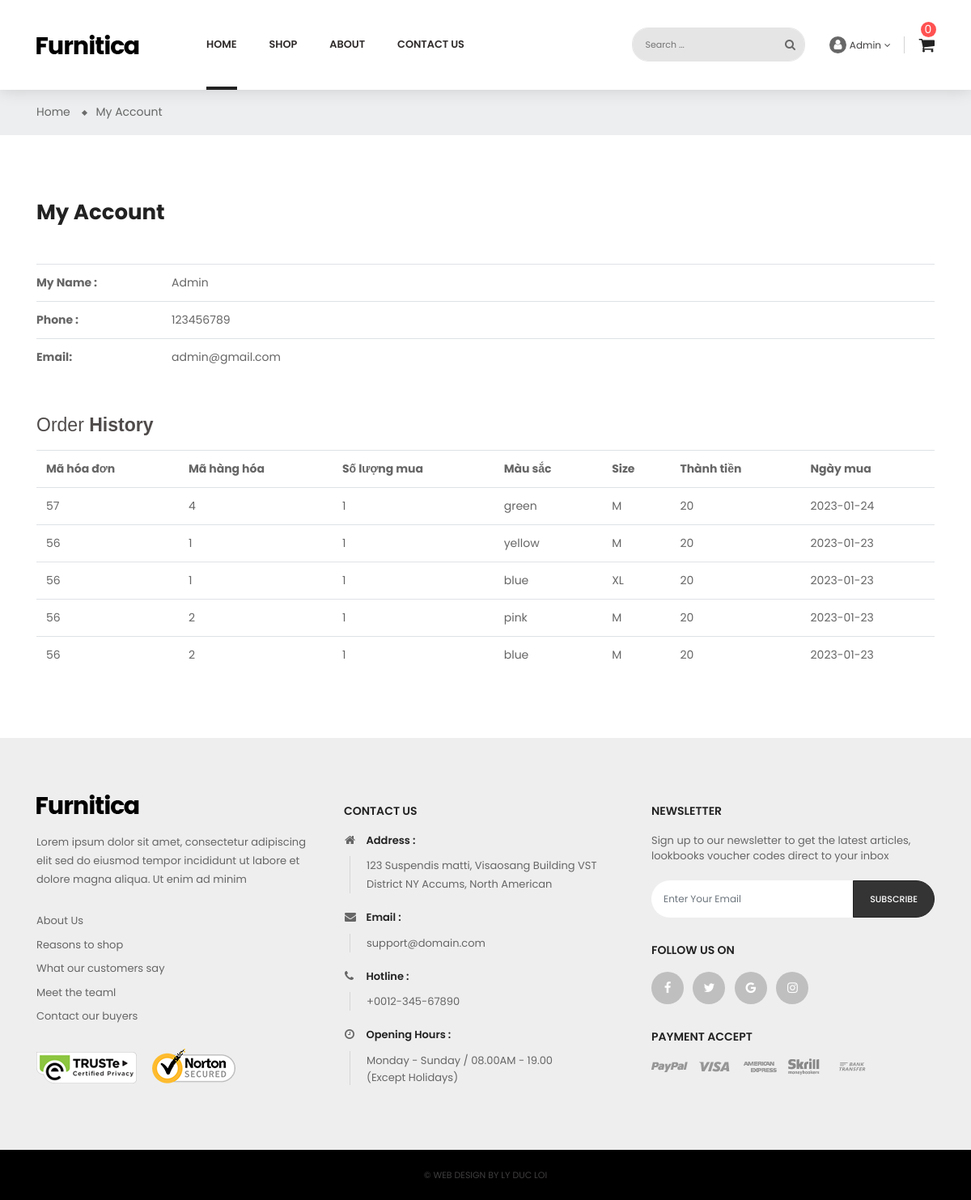
Page /index.php?action=user-acount (signed in) on the committed database.
### tables this page shows
CREATE TABLE `ct_hoadon` (
  `id` int(11) NOT NULL,
  `mahd` int(11) NOT NULL,
  `mahh` int(10) NOT NULL,
  `soluongmua` varchar(50) NOT NULL,
  `mausac` varchar(50) NOT NULL,
  `size` varchar(50) NOT NULL,
  `thanhtien` float NOT NULL,
  `tinhtrang` varchar(50) NOT NULL
);

CREATE TABLE `hoadon` (
  `mahd` int(11) NOT NULL,
  `makh` int(11) NOT NULL,
  `ngay` date NOT NULL,
  `tongtien` float NOT NULL
);

### Model/connect.php (called while the page is built, shortened)
<?php
class connect
{
    var $db = null;
    public function __construct()
    {
        $dsn = 'mysql:host=localhost;dbname=webshop';
        $user = 'root';
        $pass = '';
        try {
            $this->db = new PDO($dsn, $user, $pass, array(PDO::MYSQL_ATTR_INIT_COMMAND => "SET NAMES utf8;"));
        } catch (\Throwable $th) {
            echo $th;
            echo "Không thành công";
        }
    }
    public function getlist($select)
    {
        $result = $this->db->query($select);
        return $result;
    }
}

### Model/user.php (called while the page is built, shortened)
<?php
class user
{
    public function getCheckout($makh)
    {
        $db = new connect();
        $select = "SELECT a.mahd, b.mahh, b.soluongmua, b.mausac, b.size, b.thanhtien, a.ngay FROM `hoadon` as a, `ct_hoadon` as b WHERE a.makh = $makh and a.mahd = b.mahd ORDER BY a.mahd DESC LIMIT 5";
        $result = $db->getlist($select);
        return $result;
    }
}

### View/user-acount.php (the view)
<div>
    <body class="user-acount">
        <div class="main-content">
            <div class="wrap-banner">
                <nav class="breadcrumb-bg">
                    <div class="container no-index">
                        <div class="breadcrumb">
                            <ol>
                                <li>
                                    <a href="index.php?action=home">
                                        <span>Home</span>
                                    </a>
                                </li>
                                <li>
                                    <a href="index.php?action=user-acount">
                                        <span>My Account</span>
                                    </a>
                                </li>
                            </ol>
                        </div>
                    </div>
                </nav>
                <div class="acount head-acount">
                    <div class="container">
                        <div id="main">
                            <h1 class="title-page">My Account</h1>
                            <div class="content" id="block-history">
                                <table class="std table">
                                    <tbody>
                                        <?php if (isset($_SESSION['makh'])) { ?>
                                            <tr>
                                                <th class="first_item">My Name :</th>
                                                <td><?php echo $_SESSION['name'] ?></td>
                                            </tr>
                                            <tr>
                                                <th class="first_item">Phone :</th>
                                                <td><?php echo $_SESSION['phone'] ?></td>
                                            </tr>
                                            <tr>
                                                <th class="first_item">Email:</th>
                                                <td><?php echo $_SESSION['email'] ?></td>
                                            </tr>
                                        <?php } ?>
                                    </tbody>
                                </table>
                            </div>
                            <div class="order">
                                <h4>Order
                                    <span class="detail">History</span>
                                </h4>
                                <?php
                                $sp = new user();
                                $result = $sp->getCheckout($_SESSION['makh']);
                                ?>
                                <div>
                                    <table class="table ">
                                        <tr>
                                            <th>Mã hóa đơn</th>
                                            <th>Mã hàng hóa</th>
                                            <th>Số lượng mua</th>
                                            <th>Màu sắc</th>
                                            <th>Size</th>
                                            <th>Thành tiền</th>
                                            <th>Ngày mua</th>
                                        </tr>
                                        <?php if ($result) {
                                            while ($set = $result->fetch()) : ?>
                                                <tr>
                                                    <td><?php echo $set['mahd'] ?></td>
                                                    <td><?php echo $set['mahh'] ?></td>
                                                    <td><?php echo $set['soluongmua'] ?></td>
                                                    <td><?php echo $set['mausac'] ?></td>
                                                    <td><?php echo $set['size'] ?></td>
                                                    <td><?php echo $set['thanhtien'] ?></td>
                                                    <td><?php echo $set['ngay'] ?></td>
                                                </tr>
                                            <?php endwhile;
                                        } else { ?>
                                            <p>You haven't placed any orders yet.</p>
                                        <?php } ?>
                                    </table>
                                </div>
                            </div>
                        </div>
                    </div>
                </div>
            </div>
        </div>
    </body>
</div>

### rows in the picture
ct_hoadon: mahd.mahd "57", mahh "4", soluongmua "1", mausac "green", size "M", thanhtien "20", mahd.ngay "2023-01-24"
ct_hoadon: mahd.mahd "56", mahh "1", soluongmua "1", mausac "yellow", size "M", thanhtien "20", mahd.ngay "2023-01-23"
ct_hoadon: mahd.mahd "56", mahh "1", soluongmua "1", mausac "blue", size "XL", thanhtien "20", mahd.ngay "2023-01-23"
ct_hoadon: mahd.mahd "56", mahh "2", soluongmua "1", mausac "pink", size "M", thanhtien "20", mahd.ngay "2023-01-23"
ct_hoadon: mahd.mahd "56", mahh "2", soluongmua "1", mausac "blue", size "M", thanhtien "20", mahd.ngay "2023-01-23"

### other values in the picture
$_SESSION['name'] "Admin"
$count "0"
$_SESSION['phone'] "123456789"
$_SESSION['email'] "admin@gmail.com"
